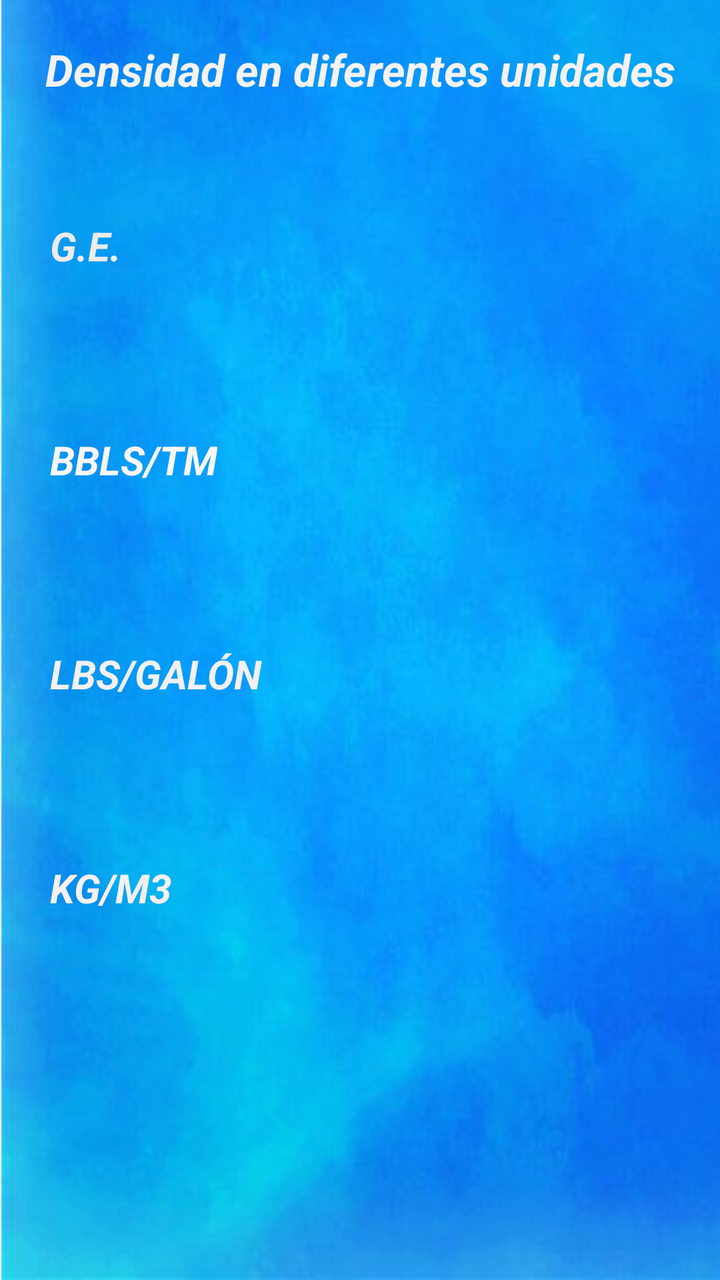
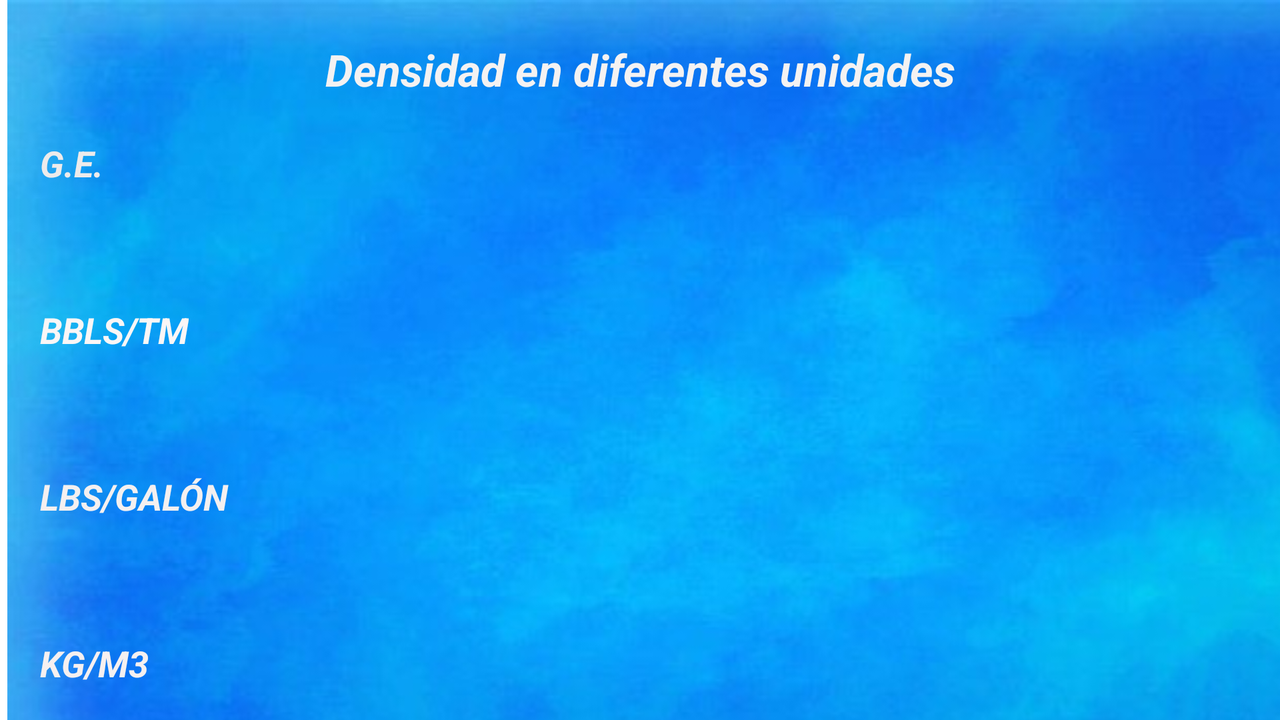

First picture: res/layout/ on a phone held upright. Second picture: the repository's own variant of that layout, on a device whose configuration matches the variant's folder. Source for both follows.
<!-- AndroidManifest.xml: application theme Theme.DensyMath -->
<!-- res/layout/activity_resultados.xml -->
<?xml version="1.0" encoding="utf-8"?>
<androidx.constraintlayout.widget.ConstraintLayout xmlns:android="http://schemas.android.com/apk/res/android"
    xmlns:app="http://schemas.android.com/apk/res-auto"
    xmlns:tools="http://schemas.android.com/tools"
    android:layout_width="match_parent"
    android:layout_height="match_parent"
    tools:context=".Resultados">

    <ImageView
        android:id="@+id/imageView13"
        android:layout_width="417dp"
        android:layout_height="739dp"
        app:layout_constraintBottom_toBottomOf="parent"
        app:layout_constraintStart_toStartOf="parent"
        app:srcCompat="@drawable/dec39e165b9b1bf47d54bfa50fc5cbfb" />

    <TextView
        android:id="@+id/txtResultado"
        android:layout_width="wrap_content"
        android:layout_height="wrap_content"
        android:layout_marginStart="25dp"
        android:layout_marginLeft="25dp"
        android:layout_marginTop="60dp"
        android:text="G.E."
        android:textColor="#EDEBEB"
        android:textSize="20sp"
        android:textStyle="bold|italic"
        app:layout_constraintStart_toStartOf="parent"
        app:layout_constraintTop_toBottomOf="@+id/textView15" />

    <TextView
        android:id="@+id/txtgravedad"
        android:layout_width="wrap_content"
        android:layout_height="wrap_content"
        android:layout_marginStart="60dp"
        android:layout_marginLeft="60dp"
        android:layout_marginTop="63dp"
        android:textColor="#F8F3F3"
        android:textSize="18sp"
        android:textStyle="bold|italic"
        app:layout_constraintStart_toEndOf="@+id/txtResultado"
        app:layout_constraintTop_toBottomOf="@+id/textView15" />

    <TextView
        android:id="@+id/txtResultado3"
        android:layout_width="wrap_content"
        android:layout_height="wrap_content"
        android:layout_marginStart="25dp"
        android:layout_marginLeft="25dp"
        android:layout_marginTop="80dp"
        android:text="BBLS/TM"
        android:textColor="#FAF6F6"
        android:textSize="20sp"
        android:textStyle="bold|italic"
        app:layout_constraintStart_toStartOf="parent"
        app:layout_constraintTop_toBottomOf="@+id/txtResultado" />

    <TextView
        android:id="@+id/txtbarril"
        android:layout_width="wrap_content"
        android:layout_height="wrap_content"
        android:layout_marginStart="50dp"
        android:layout_marginLeft="50dp"
        android:layout_marginTop="84dp"
        android:textColor="#F4F1F1"
        android:textSize="18sp"
        android:textStyle="bold|italic"
        app:layout_constraintStart_toEndOf="@+id/txtResultado3"
        app:layout_constraintTop_toBottomOf="@+id/txtgravedad" />

    <TextView
        android:id="@+id/txtResultado5"
        android:layout_width="wrap_content"
        android:layout_height="wrap_content"
        android:layout_marginStart="25dp"
        android:layout_marginLeft="25dp"
        android:layout_marginTop="80dp"
        android:text="LBS/GALÓN"
        android:textColor="#F4F0F0"
        android:textSize="20sp"
        android:textStyle="bold|italic"
        app:layout_constraintStart_toStartOf="@+id/imageView13"
        app:layout_constraintTop_toBottomOf="@+id/txtResultado3" />

    <TextView
        android:id="@+id/txtgalon"
        android:layout_width="wrap_content"
        android:layout_height="wrap_content"
        android:layout_marginStart="50dp"
        android:layout_marginLeft="50dp"
        android:layout_marginTop="83dp"
        android:textColor="#F4EFEF"
        android:textSize="18sp"
        android:textStyle="bold|italic"
        app:layout_constraintStart_toEndOf="@+id/txtResultado5"
        app:layout_constraintTop_toBottomOf="@+id/txtbarril" />

    <TextView
        android:id="@+id/txtResultado7"
        android:layout_width="wrap_content"
        android:layout_height="wrap_content"
        android:layout_marginStart="25dp"
        android:layout_marginLeft="25dp"
        android:layout_marginTop="80dp"
        android:text="KG/M3"
        android:textColor="#F6F0F0"
        android:textSize="20sp"
        android:textStyle="bold|italic"
        app:layout_constraintStart_toStartOf="parent"
        app:layout_constraintTop_toBottomOf="@+id/txtResultado5" />

    <TextView
        android:id="@+id/txtkilo"
        android:layout_width="wrap_content"
        android:layout_height="wrap_content"
        android:layout_marginStart="60dp"
        android:layout_marginLeft="60dp"
        android:layout_marginTop="80dp"
        android:textColor="#F3F0F0"
        android:textSize="18sp"
        android:textStyle="bold|italic"
        app:layout_constraintStart_toEndOf="@+id/txtResultado7"
        app:layout_constraintTop_toBottomOf="@+id/txtgalon" />

    <TextView
        android:id="@+id/textView15"
        android:layout_width="wrap_content"
        android:layout_height="wrap_content"
        android:layout_marginTop="20dp"
        android:gravity="center"
        android:text="Densidad en diferentes unidades"
        android:textColor="#F4F2F2"
        android:textSize="22sp"
        android:textStyle="bold|italic"
        app:layout_constraintEnd_toEndOf="parent"
        app:layout_constraintStart_toStartOf="parent"
        app:layout_constraintTop_toTopOf="parent" />
</androidx.constraintlayout.widget.ConstraintLayout>
<!-- resources referenced by this layout -->
<resources>
  <!-- drawable dec39e165b9b1bf47d54bfa50fc5cbfb: jpg bitmap (drawable, 20689 bytes) -->
  <style name="Theme.DensyMath" parent="Theme.MaterialComponents.DayNight.NoActionBar">
          
          <item name="colorPrimary">@color/purple_500</item>
          <item name="colorPrimaryVariant">@color/purple_700</item>
          <item name="colorOnPrimary">@color/white</item>
          
          <item name="colorSecondary">@color/teal_200</item>
          <item name="colorSecondaryVariant">@color/teal_700</item>
          <item name="colorOnSecondary">@color/black</item>
          
          <item name="android:statusBarColor" tools:targetApi="l">?attr/colorPrimaryVariant</item>
          
      </style>
</resources>
<!-- res/layout-land/activity_resultados.xml (the author's variant of the layout above) -->
<!-- drawn on the phone turned sideways -->
<?xml version="1.0" encoding="utf-8"?>
<androidx.constraintlayout.widget.ConstraintLayout xmlns:android="http://schemas.android.com/apk/res/android"
    xmlns:app="http://schemas.android.com/apk/res-auto"
    xmlns:tools="http://schemas.android.com/tools"
    android:layout_width="match_parent"
    android:layout_height="match_parent"
    tools:context=".Resultados">

    <ImageView
        android:id="@+id/imageView17"
        android:layout_width="741dp"
        android:layout_height="413dp"
        app:layout_constraintStart_toStartOf="parent"
        app:layout_constraintTop_toTopOf="parent"
        app:srcCompat="@drawable/fondo_alrevez" />

    <TextView
        android:id="@+id/txtResultado"
        android:layout_width="wrap_content"
        android:layout_height="wrap_content"
        android:layout_marginStart="20dp"
        android:layout_marginLeft="20dp"
        android:layout_marginTop="20dp"
        android:text="G.E."
        android:textColor="#EDEBEB"
        android:textSize="18sp"
        android:textStyle="bold|italic"
        app:layout_constraintStart_toStartOf="parent"
        app:layout_constraintTop_toBottomOf="@+id/textView15" />

    <TextView
        android:id="@+id/txtgravedad"
        android:layout_width="wrap_content"
        android:layout_height="wrap_content"
        android:layout_marginStart="20dp"
        android:layout_marginLeft="20dp"
        android:layout_marginTop="20dp"
        android:textColor="#F8F3F3"
        android:textStyle="bold|italic"
        app:layout_constraintStart_toStartOf="parent"
        app:layout_constraintTop_toBottomOf="@+id/txtResultado" />

    <TextView
        android:id="@+id/txtResultado3"
        android:layout_width="wrap_content"
        android:layout_height="wrap_content"
        android:layout_marginStart="20dp"
        android:layout_marginLeft="20dp"
        android:layout_marginTop="20dp"
        android:text="BBLS/TM"
        android:textColor="#FAF6F6"
        android:textSize="18sp"
        android:textStyle="bold|italic"
        app:layout_constraintStart_toStartOf="parent"
        app:layout_constraintTop_toBottomOf="@+id/txtgravedad" />

    <TextView
        android:id="@+id/txtbarril"
        android:layout_width="wrap_content"
        android:layout_height="wrap_content"
        android:layout_marginStart="20dp"
        android:layout_marginLeft="20dp"
        android:layout_marginTop="20dp"
        android:textColor="#F4F1F1"
        android:textStyle="bold|italic"
        app:layout_constraintStart_toStartOf="parent"
        app:layout_constraintTop_toBottomOf="@+id/txtResultado3" />

    <TextView
        android:id="@+id/txtResultado5"
        android:layout_width="wrap_content"
        android:layout_height="wrap_content"
        android:layout_marginStart="20dp"
        android:layout_marginLeft="20dp"
        android:layout_marginTop="20dp"
        android:text="LBS/GALÓN"
        android:textColor="#F4F0F0"
        android:textSize="18sp"
        android:textStyle="bold|italic"
        app:layout_constraintStart_toStartOf="parent"
        app:layout_constraintTop_toBottomOf="@+id/txtbarril" />

    <TextView
        android:id="@+id/txtgalon"
        android:layout_width="wrap_content"
        android:layout_height="wrap_content"
        android:layout_marginStart="20dp"
        android:layout_marginLeft="20dp"
        android:layout_marginTop="20dp"
        android:textColor="#F4EFEF"
        android:textStyle="bold|italic"
        app:layout_constraintStart_toStartOf="parent"
        app:layout_constraintTop_toBottomOf="@+id/txtResultado5" />

    <TextView
        android:id="@+id/txtResultado7"
        android:layout_width="wrap_content"
        android:layout_height="wrap_content"
        android:layout_marginStart="20dp"
        android:layout_marginLeft="20dp"
        android:layout_marginTop="20dp"
        android:text="KG/M3"
        android:textColor="#F6F0F0"
        android:textSize="18sp"
        android:textStyle="bold|italic"
        app:layout_constraintStart_toStartOf="parent"
        app:layout_constraintTop_toBottomOf="@+id/txtgalon" />

    <TextView
        android:id="@+id/txtkilo"
        android:layout_width="wrap_content"
        android:layout_height="wrap_content"
        android:layout_marginStart="20dp"
        android:layout_marginLeft="20dp"
        android:layout_marginTop="20dp"
        android:textColor="#F3F0F0"
        android:textStyle="bold|italic"
        app:layout_constraintStart_toStartOf="parent"
        app:layout_constraintTop_toBottomOf="@+id/txtResultado7" />

    <TextView
        android:id="@+id/textView15"
        android:layout_width="wrap_content"
        android:layout_height="wrap_content"
        android:layout_marginTop="20dp"
        android:gravity="center"
        android:text="Densidad en diferentes unidades"
        android:textColor="#F4F2F2"
        android:textSize="22sp"
        android:textStyle="bold|italic"
        app:layout_constraintEnd_toEndOf="parent"
        app:layout_constraintStart_toStartOf="parent"
        app:layout_constraintTop_toTopOf="parent" />

</androidx.constraintlayout.widget.ConstraintLayout>
<!-- resources referenced by the variant -->
<!-- as the phone turned sideways resolves them -->
<resources>
  <!-- drawable fondo_alrevez: jpg bitmap (drawable, 40986 bytes) -->
  <style name="Theme.DensyMath" parent="Theme.MaterialComponents.DayNight.NoActionBar">
          
          <item name="colorPrimary">@color/purple_500</item>
          <item name="colorPrimaryVariant">@color/purple_700</item>
          <item name="colorOnPrimary">@color/white</item>
          
          <item name="colorSecondary">@color/teal_200</item>
          <item name="colorSecondaryVariant">@color/teal_700</item>
          <item name="colorOnSecondary">@color/black</item>
          
          <item name="android:statusBarColor" tools:targetApi="l">?attr/colorPrimaryVariant</item>
          
      </style>
</resources>
